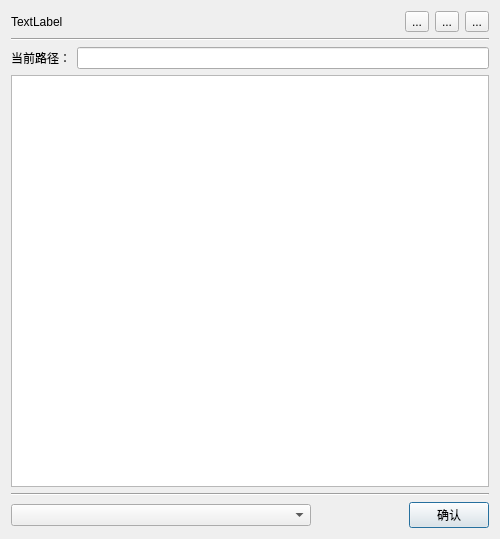
<?xml version="1.0" encoding="UTF-8"?>
<ui version="4.0">
 <class>Dialog</class>
 <widget class="QDialog" name="Dialog">
  <property name="geometry">
   <rect>
    <x>0</x>
    <y>0</y>
    <width>500</width>
    <height>539</height>
   </rect>
  </property>
  <property name="minimumSize">
   <size>
    <width>500</width>
    <height>0</height>
   </size>
  </property>
  <property name="maximumSize">
   <size>
    <width>500</width>
    <height>16777215</height>
   </size>
  </property>
  <property name="windowTitle">
   <string>打开文件</string>
  </property>
  <property name="windowIcon">
   <iconset resource="../../resource/myResourceIndex.qrc">
    <normaloff>:/icon/70-basic-icons/SVGs/70 Basic Icons-all-19.svg</normaloff>:/icon/70-basic-icons/SVGs/70 Basic Icons-all-19.svg</iconset>
  </property>
  <layout class="QVBoxLayout" name="verticalLayout">
   <item>
    <layout class="QHBoxLayout" name="horizontalLayout_2">
     <item>
      <widget class="QLabel" name="label_topTip">
       <property name="text">
        <string>TextLabel</string>
       </property>
      </widget>
     </item>
     <item>
      <widget class="QToolButton" name="back_toolButton">
       <property name="toolTip">
        <string>后退</string>
       </property>
       <property name="text">
        <string>...</string>
       </property>
       <property name="icon">
        <iconset resource="../../resource/myResourceIndex.qrc">
         <normaloff>:/icon/feather-v1.1/svg-single/arrow-left.svg</normaloff>:/icon/feather-v1.1/svg-single/arrow-left.svg</iconset>
       </property>
      </widget>
     </item>
     <item>
      <widget class="QToolButton" name="disk_toolButton">
       <property name="toolTip">
        <string>从所有磁盘</string>
       </property>
       <property name="text">
        <string>...</string>
       </property>
       <property name="icon">
        <iconset resource="../../resource/myResourceIndex.qrc">
         <normaloff>:/icon/feather-v1.1/svg-single/globe.svg</normaloff>:/icon/feather-v1.1/svg-single/globe.svg</iconset>
       </property>
      </widget>
     </item>
     <item>
      <widget class="QToolButton" name="desktop_toolButton">
       <property name="toolTip">
        <string>转到桌面</string>
       </property>
       <property name="text">
        <string>...</string>
       </property>
       <property name="icon">
        <iconset resource="../../resource/myResourceIndex.qrc">
         <normaloff>:/icon/feather-v1.1/svg-single/monitor.svg</normaloff>:/icon/feather-v1.1/svg-single/monitor.svg</iconset>
       </property>
      </widget>
     </item>
    </layout>
   </item>
   <item>
    <widget class="Line" name="line">
     <property name="orientation">
      <enum>Qt::Horizontal</enum>
     </property>
    </widget>
   </item>
   <item>
    <layout class="QHBoxLayout" name="horizontalLayout_3">
     <item>
      <widget class="QLabel" name="label">
       <property name="text">
        <string>当前路径：</string>
       </property>
      </widget>
     </item>
     <item>
      <widget class="QLineEdit" name="lineEdit_currentChoose">
       <property name="readOnly">
        <bool>false</bool>
       </property>
      </widget>
     </item>
    </layout>
   </item>
   <item>
    <widget class="NewTreeView" name="treeView"/>
   </item>
   <item>
    <widget class="Line" name="line_2">
     <property name="orientation">
      <enum>Qt::Horizontal</enum>
     </property>
    </widget>
   </item>
   <item>
    <layout class="QHBoxLayout" name="horizontalLayout_4">
     <item>
      <widget class="QComboBox" name="fileFilter_comboBox">
       <property name="minimumSize">
        <size>
         <width>300</width>
         <height>0</height>
        </size>
       </property>
      </widget>
     </item>
     <item>
      <spacer name="horizontalSpacer">
       <property name="orientation">
        <enum>Qt::Horizontal</enum>
       </property>
       <property name="sizeHint" stdset="0">
        <size>
         <width>40</width>
         <height>20</height>
        </size>
       </property>
      </spacer>
     </item>
     <item>
      <widget class="QPushButton" name="OK_pushButton">
       <property name="text">
        <string>确认</string>
       </property>
      </widget>
     </item>
    </layout>
   </item>
  </layout>
 </widget>
 <customwidgets>
  <customwidget>
   <class>NewTreeView</class>
   <extends>QTreeView</extends>
   <header location="global">myWidget</header>
  </customwidget>
 </customwidgets>
 <resources>
  <include location="../../resource/myResourceIndex.qrc"/>
 </resources>
 <connections/>
</ui>
